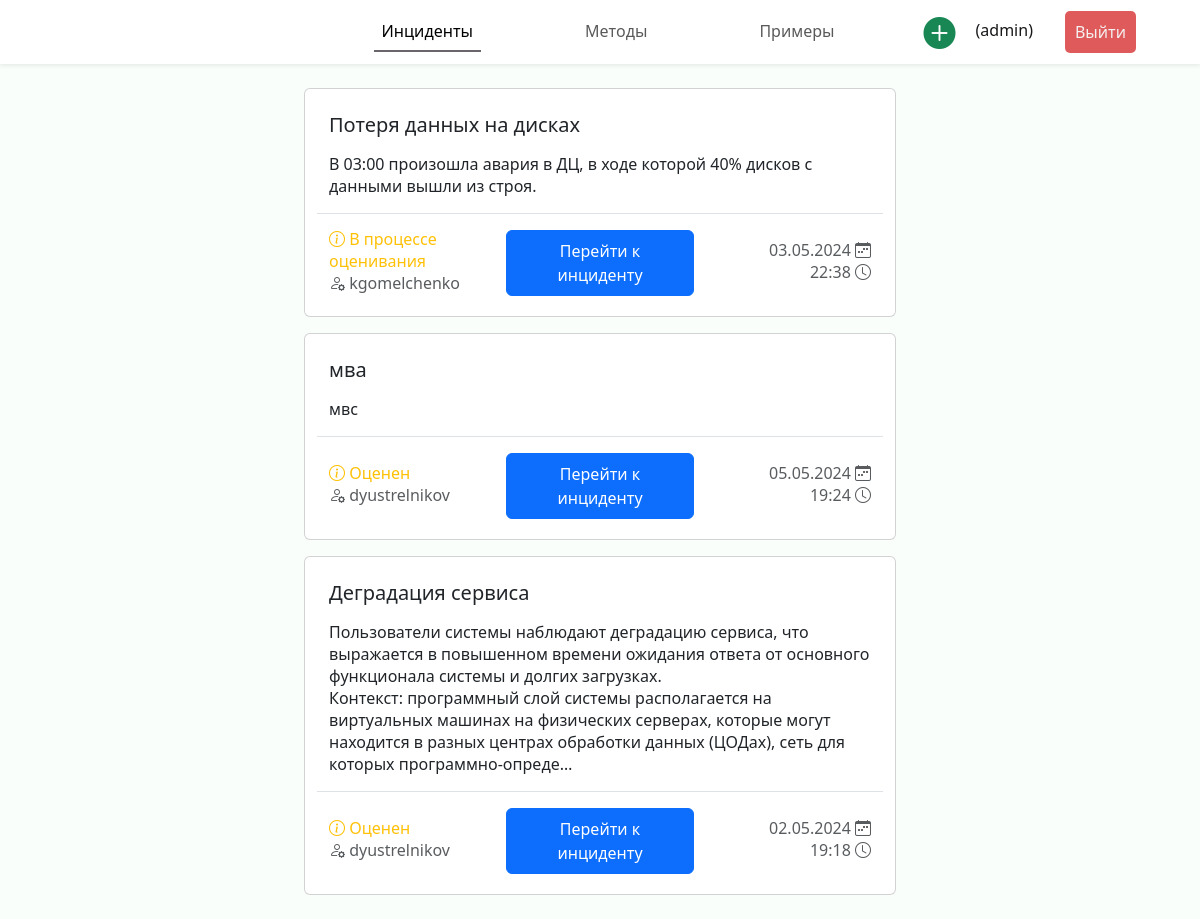
Page /incidents (signed in) on the committed database.
### incidents/models.py (models this page shows, shortened)
class Incident(models.Model):
    name = models.CharField("Название", max_length=100)
    description = models.TextField("Описание")
    created_at = models.DateTimeField("Создан")
    results = models.JSONField("Результаты", null=True, blank=True)
    creator = models.ForeignKey(Expert, verbose_name="Инициатор", on_delete=models.CASCADE,
                                related_name="authored_incidents")
    status = models.ForeignKey(Status, verbose_name="Статус", on_delete=models.CASCADE)
    criteries = models.ManyToManyField(Criteria, through="IncidentCriteria")
    experts = models.ManyToManyField(Expert, through="IncidentExpert")
    class Meta:
        verbose_name = "Инцидент"
        verbose_name_plural = "Инциденты"

class Status(models.Model):
    name = models.CharField("Наименование", max_length=100)
    def __str__(self) -> str:
        return self.name
    class Meta:
        verbose_name = "Статус"
        verbose_name_plural = "Статусы"

class Expert(models.Model):
    user = models.OneToOneField(User, verbose_name="Пользователь", on_delete=models.CASCADE)
    class Meta:
        verbose_name = "Эксперт"
        verbose_name_plural = "Эксперты"

### incidents/views.py (the view)
# urls.py: path("incidents", views.incidents_list, name="incidents"),
@login_required(login_url='login')
def incidents_list(request) -> HttpResponse:
    incidents = Incident.objects.all().annotate(
        is_expert=Count(Case(When(experts__user=request.user, then=1)))
    ).order_by('-is_expert', 'status', '-created_at')
    return render(request, "incidents/incidents.html", {"incidents": incidents})

### incidents/templates/incidents/incidents.html (shortened to what this page needs)
{% extends 'incidents/base.html' %}
{% load static %}
{% block header %}
<header class="header fixed-top shadow-sm d-flex">
    <nav class="navbar navbar-expand-lg w-100">
        <div class="collapse navbar-collapse justify-content-center" id="navbarNav">
        <ul class="navbar-nav py-1">
            <li class="nav-item px-5"><a class="nav-link active" href="{% url 'incidents' %}">Инциденты</a></li>
            <li class="nav-item px-5"><a class="nav-link" href="{% url 'methods' %}">Методы</a></li>
            <li class="nav-item px-5"><a class="nav-link" href="{% url 'examples' %}">Примеры</a></li>
        </ul>
        </div>
        <ul class="navbar-nav position-fixed end-0 me-5 align-items-center">
            <li class="nav-item px-1 btn-create-icon">
                <a href="{% url 'incident_create' %}" class="fs-2" title="Инициировать решение инцидента">
                    <i class="bi bi-plus-circle-fill text-success"></i>
                </a>
            </li>
            <li class="nav-item px-3 text-end mb-1">
                <div class="username">({{ request.user.get_username }})</div>
            </li>
            <li class="nav-item px-3">
                <form action="{% url 'logout' %}" method="POST">
                    <button class="logout-btn" type="submit">Выйти</button>
                </form>
            </li>
          </ul>
    </nav>
</header>
{% endblock %}
{% block content %}
<div class="cards d-flex p-2 flex-column align-items-center">
    {% for incident in incidents %}
    <div class="col-lg-6 col-xxl-5 card mb-3 {% if incident.is_expert == 1 %}border-success{% endif %}">
        <div class="card-body m-2 mb-1">
          <h5 class="card-title">{{ incident.name|truncatechars:120 }}</h5>
          <p class="card-text">{{ incident.description|linebreaks|truncatechars:360 }}</p>
          <div class="row justify-content-between align-items-center pt-3 border-top">
            <div class="col">
                <p class="card-subtitle text-warning mb-1"><i class="bi bi-info-circle"></i> {{ incident.status }}</p>
                <p class="card-subtitle text-muted"><i class="bi bi-person-gear"></i> {{ incident.creator.user.get_username  }}</p>
            </div>
            <a href="{% url 'incident' incident.id %}" class="col-4 btn btn-primary px-3 py-2">Перейти к инциденту</a>
            <div class="col">
                <p class="card-subtitle text-muted text-end mb-1">{{ incident.created_at|date:'d.m.Y' }} <i class="bi bi-calendar-week"></i></p>
                <p class="card-subtitle text-muted text-end">{{ incident.created_at|time }} <i class="bi bi-clock"></i></p>
            </div>
          </div>
        </div>
      </div>
    {% endfor %}
</div>
{% endblock %}

### incidents/static/incidents/css/style.css (style rules this page uses)
:root { --font-family: "Segoe UI", Roboto, "Helvetica Neue", Arial, sans-serif; }
* { box-sizing: border-box; padding: 0; margin: 0; }
body { margin: 5rem 0 0 0; font-family: var(--font-family); font-weight: 400; line-height: normal; background-color: rgb(250, 254, 251); color: #19171a; overflow: overlay; width: 100%; }
.header { background: rgb(255, 255, 255); }
.logout-btn { padding: 10px; background-color: #df5b5b; color: #f5efef; text-decoration: none; border-radius: 5px; border-width: 0; }
.active { border-bottom: 2px solid #4b464ed3; }
.btn-create-icon { transition: transform .6s ease; }

### rows in the picture
Incident: name "Потеря данных на дисках", description "В 03:00 произошла авария в ДЦ, в ходе которой 40% дисков с данными вышли из строя.", status "В процессе оценивания", creator.user.get_username "kgomelchenko", created_at "03.05.2024", created_at "22:38"
Incident: name "мва", description "мвс", status "Оценен", creator.user.get_username "dyustrelnikov", created_at "05.05.2024", created_at "19:24"
Incident: name "Деградация сервиса", description "Пользователи системы наблюдают деградацию сервиса, что выражается в повышенном времени ожидания ответа от основного функционала системы и долгих загрузках. Контекст: программный слой системы располагается на виртуальных машинах на физических серверах, которые могут находится в разных центрах обработки данных (ЦОДах), сеть для которых программно-опреде…", status "Оценен", creator.user.get_username "dyustrelnikov", created_at "02.05.2024", created_at "19:18"

### other values in the picture
{{ request.user.get_username }} "admin"
